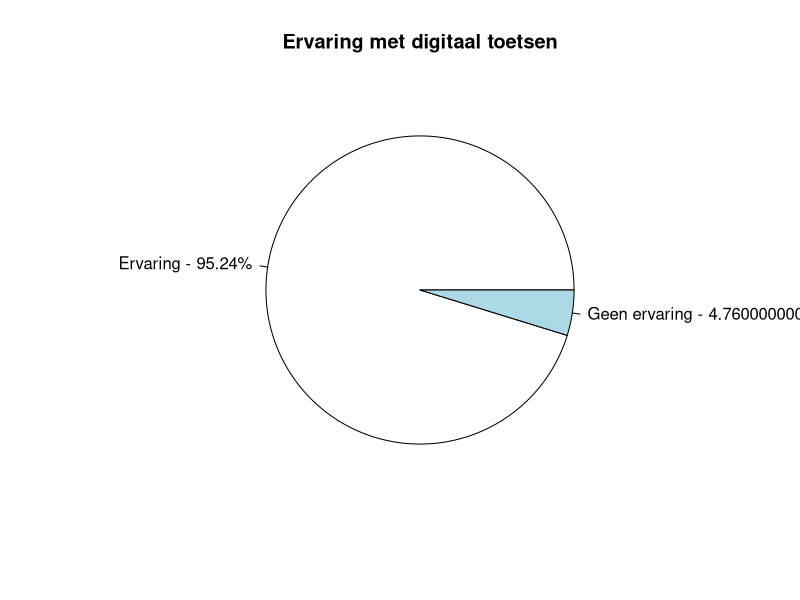

Reproduce this figure in R. (Note: this script raises an error after producing the figure.)
## ---- chunk 1
#
# Created by: B.M. de Haan
# Used to analyse data from a school servey about digital examination
# Github: https://github.com/bas-dehaan/digitoets/tree/corona
#

## The most lazy, and buggy code you've ever seen, completly bodged together. ENJOY (srry michiel ;-) )

knitr::opts_chunk$set(
	echo = FALSE,
	message = FALSE,
	warning = FALSE
)
library(openxlsx)
library(tidyverse)
library(RColorBrewer)
library(grid)
library(gridExtra)

## ---- chunk 2
# Read the exceldata and omit column 1:5 (metadata)
#rawdata = read.xlsx('./raw_test_1.xlsx')[-(1:5)]
#names = c("opleiding", "jaar", "ervaring", paste0("Q",4:26))

# Read the exceldata and omit column 1:6 (metadata)
rawdata = read.xlsx('./raw_test_2.xlsx')[-(1:6)]
names = c("opleiding", "jaar", "ervaring", paste0("Q",4:24))
names(rawdata) = names

# Make the data machine-readable
# Study program names
rawdata$opleiding[rawdata$opleiding == "BML-Research"]          = 1
rawdata$opleiding[rawdata$opleiding == "BML-Diagnostiek"]       = 2
rawdata$opleiding[rawdata$opleiding == "Chemie"]                = 3
rawdata$opleiding[rawdata$opleiding == "Chemische Technologie"] = 4
rawdata$opleiding[rawdata$opleiding == "Bioinformatica"]        = 5
rawdata$opleiding[rawdata$opleiding == "Master Datascience"]    = 6
# Study years
rawdata$jaar[rawdata$jaar == "Leerjaar 1"] = 1
rawdata$jaar[rawdata$jaar == "Leerjaar 2"] = 2
rawdata$jaar[rawdata$jaar == "Leerjaar 3"] = 3
rawdata$jaar[rawdata$jaar == "Leerjaar 4"] = 4
# Experience with digiexamnination
rawdata$ervaring[rawdata$ervaring == "Ja"]  = TRUE
rawdata$ervaring[rawdata$ervaring == "Nee"] = FALSE

# Define the colorset
colors_5 = brewer.pal(n = 5, name = "RdYlGn")

## ---- chunk 3
# Filter the replies, to mimic Shinny
input = list(
    opleiding = 1:6,
    jaar = 1:4
)

# Select data according to the input$opleiding and input$jaar selection
dataselect = subset(rawdata, `opleiding` %in% input$opleiding & `jaar` %in% input$jaar)
# Count the number of responses
total_responses = nrow(rawdata)
num_responses = nrow(dataselect)
paste(num_responses, "van de", total_responses, "reacties geselecteerd")

## ---- chunk 4
# Calculate and print the % of experience with digitoetses
exp_w_digitoets = round((nrow(dataselect[dataselect[3] == TRUE, ])/num_responses)*100, 2)
exp_df = data.frame(
    group=c("Ervaring", "Geen ervaring"), 
    value=c(exp_w_digitoets, 100-exp_w_digitoets)
)
pie(exp_df$value,
    labels = paste0(exp_df$group, " - ", exp_df$value, "%"),
    main = "Ervaring met digitaal toetsen"
)

## ---- chunk 5
dataselect = subset(dataselect, subset = `ervaring` == TRUE)


## This whole opperation could most likely be done using a for() loop, but IDK

# Setting-up the universal colorscale
# Select 10 colors
colors_10 = brewer.pal(n = 10, name = "RdYlGn")
# Name them
names(colors_10) = 1:10
# make a fill color scale and push it to the Global Environment using <<- (only relevant to Shiny)
col_scale_10 <<- scale_fill_manual(name = "Var1", values = colors_10)   

# Processing of digi-exams
df_digi = as.data.frame(table(dataselect[4]))
# Compute percentages
df_digi$fraction = df_digi$Freq / sum(df_digi$Freq)
# Compute the cumulative percentages (top of each rectangle)
df_digi$ymax = cumsum(df_digi$fraction)
# Compute the bottom of each rectangle
df_digi$ymin = c(0, head(df_digi$ymax, n=-1))
# Compute label position
df_digi$labelPosition = (df_digi$ymax + df_digi$ymin) / 2
# Compute a good label
df_digi$label = paste0("Score: ", df_digi$Var1, "\n", round(df_digi$fraction*100, 2), "%")

# Make the plot
p1 = ggplot(df_digi, aes(ymax=ymax, ymin=ymin, xmax=4, xmin=3, fill=Var1)) +
    geom_rect() +
    geom_label( x=3.5, aes(y=labelPosition, label=label), size=2) +
    coord_polar(theta="y") +
    xlim(c(2, 4)) +
    theme_void() +
    theme(legend.position = "none")

# Yes, R is weird so this has to go seperate to work
p1 = p1 + col_scale_10

# Add a title and interactive caption
p1 = grid.arrange(p1,
                  top=textGrob("Digitaal", vjust=3.5, gp = gpar(cex = 2)),
                  bottom=textGrob(paste("Gemiddelde:", round(colMeans(dataselect[4]), 2)), vjust = -5)
)



# Processing of paper-exams
df_paper = as.data.frame(table(dataselect[5]))
# Compute percentages
df_paper$fraction = df_paper$Freq / sum(df_paper$Freq)
# Compute the cumulative percentages (top of each rectangle)
df_paper$ymax = cumsum(df_paper$fraction)
# Compute the bottom of each rectangle
df_paper$ymin = c(0, head(df_paper$ymax, n=-1))
# Compute label position
df_paper$labelPosition = (df_paper$ymax + df_paper$ymin) / 2
# Compute a good label
df_paper$label = paste0("Score: ", df_paper$Var1, "\n", round(df_paper$fraction*100, 2), "%")

# Make the plot
p2 = ggplot(df_paper, aes(ymax=ymax, ymin=ymin, xmax=4, xmin=3, fill=Var1)) +
            geom_rect() +
            geom_label(x=3.5, aes(y=labelPosition, label=label), size=2) +
            coord_polar(theta="y") +
            xlim(c(2, 4)) +
            theme_void() +
            theme(legend.position = "none")

p2 = p2 + col_scale_10
        
# Add a title and interactive caption
p2 = grid.arrange(p2,
                  top=textGrob("Papier", vjust=3.5, gp = gpar(cex = 2)),
                  bottom=textGrob(paste("Gemiddelde:", round(colMeans(dataselect[4]), 2)), vjust = -5)
)



# Show both grahps next to eachother
grid.arrange(p1, p2 ,ncol=2)

## ---- chunk 6
# Make a sorting order and push it to the Global Environment using <<- (only relevant to Shiny)
sorting_order <<- c("Helemaal oneens", "Deels oneens", "Neutraal", "Deels eens", "Helemaal eens")
# Select 5 colors
colors_5 = brewer.pal(n = 5, name = "RdYlGn")
# Name them
names(colors_5) = sorting_order
# Make a fill color scale and push it to the Global Environment using <<- (only relevant to Shiny)
col_scale_5 <<- scale_fill_manual(name = "Var1", values = colors_5)

# Sort everything based on the Sortorder
dataselect$Q8 = factor(dataselect$Q8, order = TRUE, levels = sorting_order)
# Make the plot
p1 = ggplot(dataselect, aes(x=Q8, fill=Q8) ) +
    ggtitle("Ik kan me op een thuistentamen net zo goed voorbereiden als een normaal tentamen") +
    xlab(NULL) +
    geom_bar( ) +
    theme(legend.position="none")
p1 = p1 + col_scale_5

dataselect$Q9 = factor(dataselect$Q9, order = TRUE, levels = sorting_order)
p2 = ggplot(dataselect, aes(x=Q9, fill=Q9) ) +
    ggtitle("Ik weet wat ik kan verwachten van een thuis tentamen") +
    xlab(NULL) +
    geom_bar( ) +
    theme(legend.position="none")
p2 = p2 + col_scale_5

grid.arrange(p1, p2, ncol=1)

## ---- chunk 7
dataselect$Q11 = factor(dataselect$Q11, order = TRUE, levels = sorting_order)
p1 = ggplot(dataselect, aes(x=Q11, fill=Q11) ) +
    ggtitle("De begeleiding van de surveillanten tijdens het thuis tentamen is goed") +
    xlab(NULL) +
    geom_bar( ) +
    theme(legend.position="none")
p1 = p1 + col_scale_5

dataselect$Q12 = factor(dataselect$Q12, order = TRUE, levels = sorting_order)
p2 = ggplot(dataselect, aes(x=Q12, fill=Q12) ) +
    ggtitle("De begeleiding vanuit mijn opleiding voor een thuis tentamen is goed") +
    xlab(NULL) +
    geom_bar( ) +
    theme(legend.position="none")
p2 = p2 + col_scale_5

dataselect$Q13 = factor(dataselect$Q13, order = TRUE, levels = sorting_order)
p3 = ggplot(dataselect, aes(x=Q13, fill=Q13) ) +
    ggtitle("Ik kan me goed concentreren tijdens een thuis tentamen") +
    xlab(NULL) +
    geom_bar( ) +
    theme(legend.position="none")
p3 = p3 + col_scale_5

dataselect$Q14 = factor(dataselect$Q14, order = TRUE, levels = sorting_order)
p4 = ggplot(dataselect, aes(x=Q14, fill=Q14) ) +
    ggtitle("De thuis tentamens zijn goed georganiseerd") +
    xlab(NULL) +
    geom_bar( ) +
    theme(legend.position="none")
p4 = p4 + col_scale_5

dataselect$Q15 = factor(dataselect$Q15, order = TRUE, levels = sorting_order)
p5 = ggplot(dataselect, aes(x=Q15, fill=Q15) ) +
    ggtitle("Ik kan goed mijn weg vinden (navigeren) in een digitaal tentamen") +
    xlab(NULL) +
    geom_bar( ) +
    theme(legend.position="none")
p5 = p5 + col_scale_5

dataselect$Q16 = factor(dataselect$Q16, order = TRUE, levels = sorting_order)
p6 = ggplot(dataselect, aes(x=Q16, fill=Q16) ) +
    ggtitle("De opstelling voor de livestream was makkelijk te maken") +
    xlab(NULL) +
    geom_bar( ) +
    theme(legend.position="none")
p6 = p6 + col_scale_5

dataselect$Q17 = factor(dataselect$Q17, order = TRUE, levels = sorting_order)
p7 = ggplot(dataselect, aes(x=Q17, fill=Q17) ) +
    ggtitle("Ik vind het werken met de livestream gemakkelijk") +
    xlab(NULL) +
    geom_bar( ) +
    theme(legend.position="none")
p7 = p7 + col_scale_5

dataselect$Q18 = factor(dataselect$Q18, order = TRUE, levels = sorting_order)
p8 = ggplot(dataselect, aes(x=Q18, fill=Q18) ) +
    ggtitle("Ik vind het prettig dat er een testsessie was") +
    xlab(NULL) +
    geom_bar( ) +
    theme(legend.position="none")
p8 = p8 + col_scale_5

grid.arrange(p1, p2, ncol=1)
grid.arrange(p3, p4, ncol=1)
grid.arrange(p5, p6, ncol=1)
grid.arrange(p7, p8, ncol=1)

## ---- chunk 8
# Calculate and print the % of problems with digiexams
num_responses = nrow(dataselect)
problem_w_digitoets = round((nrow(dataselect[dataselect[19] == "Ja", ])/num_responses)*100, 2)
problem_df = data.frame(
    group=c("Ja", "Nee"), 
    value=c(problem_w_digitoets, 100-problem_w_digitoets)
)
pie(problem_df$value,
    labels = paste0(problem_df$group, " - ", problem_df$value, "%"),
    main = "Heb je problemen gehad tijdens thuistoetsen"
)

## ---- chunk 9
dataselect$Q21 = factor(dataselect$Q21, order = TRUE, levels = sorting_order)
p1 = ggplot(dataselect, aes(x=Q21, fill=Q21) ) +
    ggtitle("Ik vind het belangrijk dat ik vanuit huis mijn tentamen kan inzien") +
    xlab(NULL) +
    geom_bar( ) +
    theme(legend.position="none")
p1 = p1 + col_scale_5

dataselect$Q22 = factor(dataselect$Q22, order = TRUE, levels = sorting_order)
p2 = ggplot(dataselect, aes(x=Q22, fill=Q22) ) +
    ggtitle("Ik vind het belangrijk dat digitale tentamens worden nabesproken door de docent") +
    xlab(NULL) +
    geom_bar( ) +
    theme(legend.position="none")
p2 = p2 + col_scale_5

grid.arrange(p1, p2, ncol=1)

